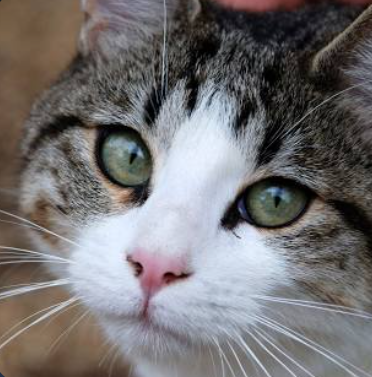
#> input picture openCV/basic/images/cat1.png, 372 x 377 px
$ python reshape.py
#> lines starting #> are read from the running program, lines starting #| are printed output that depends on the picture
import cv2 as cv
# img=cv.imread('./images/cat2.jpg')
img=cv.imread('./images/cat1.png')
#> img is the input picture: shape (377, 372, 3); mean B, G, R 113.3, 112.5, 115.6

scale_percent = 40
width =int(img.shape[1]*scale_percent/100)
#> width = 148
height =int(img.shape[0]*scale_percent/100)
#> height = 150
dim=(width,height)
#> dim = (148, 150)
# dim=(600,200)

# resize
resized = cv.resize(img,dim,interpolation = cv.INTER_AREA)
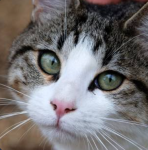
#> resized: shape (150, 148, 3); mean B, G, R 113.3, 112.5, 115.6
print('resized dim : ',resized.shape)
#| resized dim :  (150, 148, 3)
cv.imshow('resized image',resized)
cv.waitKey(0)

$ run again, with openCV/basic/images/cat2.jpg saved as openCV/basic/images/cat1.png
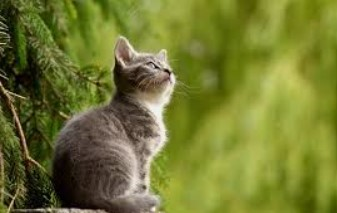
#> input picture openCV/basic/images/cat2.jpg, 337 x 213 px
#> img is the input picture: shape (213, 337, 3); mean B, G, R 49.2, 120.5, 114.2
#> `resized = cv.resize(img,dim,interpolation = cv.INTER_AREA)`:
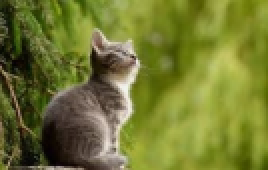
#> resized: shape (85, 134, 3) (shown 2 times larger); mean B, G, R 49.2, 120.5, 114.2
#| resized dim :  (85, 134, 3)
